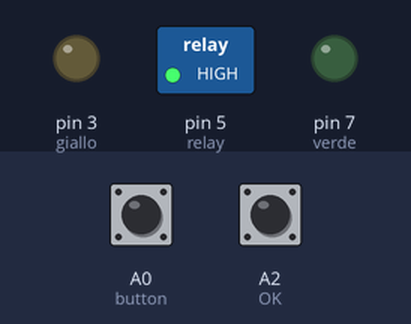
This sketch was run on a simulated Arduino Uno, built with avr-gcc and run on an emulated ATmega328P. On the bench: switched loads named in the sketch (green lamp = pin HIGH), output pins drawn as LEDs (lit = HIGH). The test bench sets the inputs (shaded band); at power-on: A0 (button) HIGH, A2 (OK) HIGH. The audio player accepts every command and is not drawn; what the sketch prints to the serial monitor is not drawn.

Above: at 3.7 s.
3.8 s: A0 (button) pulled LOW for 1 s
At 4.9 s:
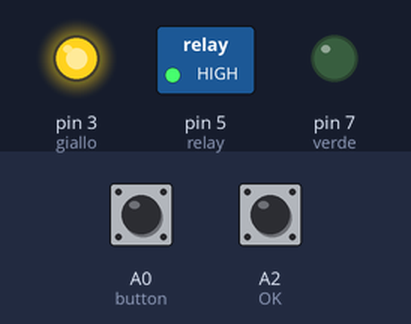
7.8 s: A2 (OK) pulled LOW for 1 s
At 9.2 s:
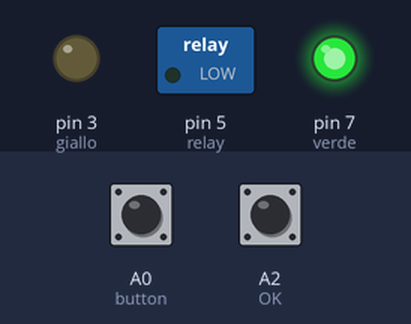
10.3 s: A0 (button) pulled LOW for 3.2 s
At 15.9 s:
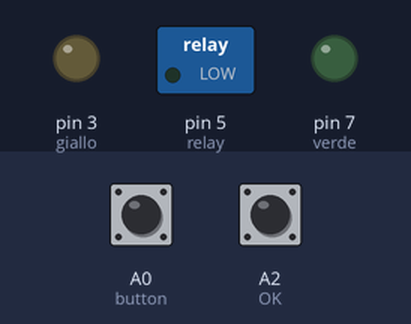
16.4 s: A0 (button) pulled LOW for 1 s
At 17.3 s:
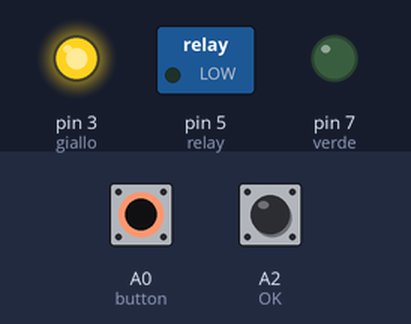
20.4 s: A2 (OK) pulled LOW for 3.2 s
At 21.7 s:
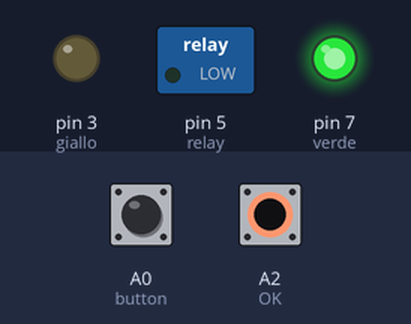
Timing chart, 0 to 23.4 s (numbered marks = the images above; inputs shaded):
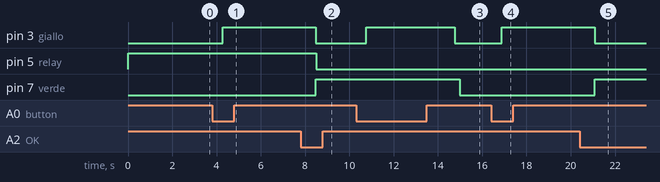

Measured:
- after the input at 3.8 s, pin 3 (giallo): LOW → HIGH after 0.47 s
- after the input at 7.8 s, pin 5 (relay): HIGH → LOW after 0.70 s; pin 7 (verde): LOW → HIGH after 0.67 s
- after the input at 10.3 s, pin 3 (giallo): LOW → HIGH after 0.45 s, → LOW 4.0 s later; pin 7 (verde): HIGH → LOW after 4.7 s
- after the input at 16.4 s, pin 3 (giallo): LOW → HIGH after 0.48 s
- after the input at 20.4 s, pin 7 (verde): LOW → HIGH after 0.68 s

The sketch:

Riconoscitore.ino
```cpp
 // Riconoscitore vocale 10 Ottobre
 // fltro input

 #include "Arduino.h"
 #include "SoftwareSerial.h"
 #include "DFRobotDFPlayerMini.h"

 int relay = 5;
 int verde = 7;
 int giallo = 3;
 int button = A0;
 int OK = A2;

 boolean sign_OK = true;
 boolean sign_button = true;

 SoftwareSerial mySoftwareSerial(11, 12); // RX, TX
 DFRobotDFPlayerMini myDFPlayer;

 void setup() {
   pinMode(verde, OUTPUT);
   pinMode(giallo, OUTPUT);
   pinMode(button, INPUT_PULLUP);
   pinMode(OK, INPUT_PULLUP);
   pinMode(relay, OUTPUT);
   digitalWrite(relay, HIGH);
   mySoftwareSerial.begin(9600);
   Serial.begin(115200);
   if (!myDFPlayer.begin(mySoftwareSerial)) {  //Use softwareSerial to communicate with mp3.
     Serial.println(F("Unable to begin:"));
     Serial.println(F("1.Please recheck the connection!"));
     Serial.println(F("2.Please insert the SD card!"));
     while(true);
   }

   delay(10);
   myDFPlayer.volume(30);
   //myDFPlayer.play(2);
   Serial.println("Setup OK");
   delay(2000);
}

 void loop() {
   sign_button = digitalRead(button);
   delay(50);
   if (!sign_button) {
     sign_button = true;
     delay(300);
     sign_button = digitalRead(button);
     if (!sign_button){
       delay(20);
       myDFPlayer.play(1); // Pronunciare Password
       Serial.print("Password...");
       delay(50);
       digitalWrite(giallo, HIGH);
       delay(4000);
       sign_OK = digitalRead(OK);
       if (!sign_OK) {
         sign_OK = true;
         delay(200);
         sign_OK = digitalRead(OK);
         if (!sign_OK){
           digitalWrite(giallo, LOW);
           digitalWrite(verde, HIGH);
           Serial.println("Accesso consentito...");
           myDFPlayer.play(3); // Accesso consentito
           digitalWrite(relay, LOW);
         }
        }
        else {
           digitalWrite(giallo, LOW);
           Serial.println("Accesso negato...");
           myDFPlayer.play(2); // Accesso negato
           delay(200);
           digitalWrite(verde, LOW);
         }
     }
   }
}
```
